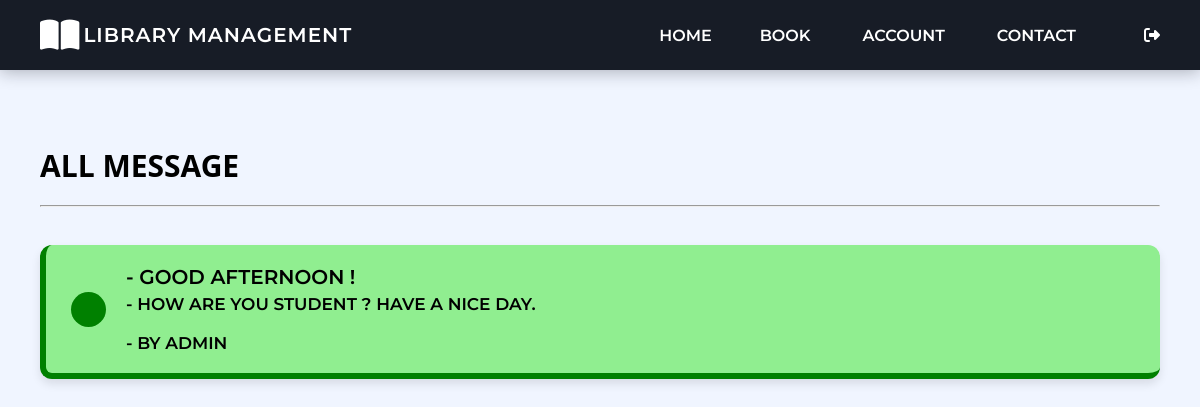
The page /messages.php (signed in) on the database its author committed.
### tables this page shows
CREATE TABLE `tblmessage` (
  `id` int(11) NOT NULL,
  `msubject` varchar(200) NOT NULL,
  `message` varchar(200) NOT NULL,
  `CreationDate` timestamp NULL DEFAULT current_timestamp()
);

### messages.php (the view, shortened to what this page needs)
<?php
include('includes/config.php');
if (strlen($_SESSION['login']) == 0) {
  header('location:index.php');
} else { ?>
<!DOCTYPE html>
<html xmlns="http://www.w3.org/1999/xhtml">
<?php include("includes/header.php"); ?>
<div class="content-wrapper">
    <div class="container">
        <div class="row pad-botm">
            <div class="col-md-12">
                <h4 class="header-line">all message</h4>
            </div>
        </div>
        <br>
        <hr><br><br>
        <?php $sql = "SELECT * from tblmessage";
            $query = $dbh -> prepare($sql);
            $query->execute();
            $results=$query->fetchAll(PDO::FETCH_OBJ);
            if($query->rowCount() > 0)
            {
            foreach($results as $result)
            {
        ?>
        <div class="toast">
            <div class="toast-content">
            <i class="ri-message-3-fill check"></i>
                <div class="message">
                    <span class="text text-1">- <?php echo htmlentities($result->msubject);?></span>
                    <span class="text text-2">- <?php echo htmlentities($result->message);?></span><br>
                    <span class="text text-2">- by admin</span>
                </div>
            </div>
        </div>
        <br>
        <?php }}?>
        <br>
    </div>
</div>
</body>
</html>
<?php } ?>

### assets/css/student_style.css (style rules this page uses)
:root { --header-height: 2.5rem; --black-color: hsl(220, 24%, 12%); --black-color-light: hsl(220, 24%, 15%); --black-color-lighten: hsl(220, 20%, 18%); --white-color: #fff; --body-color: hsl(220, 100%, 97%); --body-font: "Montserrat", sans-serif; --normal-font-size: .938rem; --font-regular: 400; --font-semi-bold: 600; --z-tooltip: 10; --z-fixed: 100; }
@media screen and (min-width: 1024px) { :root { --normal-font-size: 1rem; } }
* { box-sizing: border-box; padding: 0; margin: 0; text-decoration: none !important; }
body { font-family: var(--body-font); font-size: var(--normal-font-size); background-color: var(--body-color); text-transform: uppercase; text-decoration: none !important; }
.container { max-width: 1120px; margin-inline: 1.5rem; }
.row { display: grid; grid-template-columns: repeat(4fr, 580px); }
.row.pad-botm { margin-top: 50px; text-transform: uppercase; }
.header-line { font-size: 30px; font-weight: bolder; font-family: system-ui, -apple-system, BlinkMacSystemFont, 'Segoe UI', Roboto, Oxygen, Ubuntu, Cantarell, 'Open Sans', 'Helvetica Neue', sans-serif; }
@media screen and (min-width: 1118px) { .container { margin-inline: auto; } }
.toast { top: 25px; right: 30px; border-radius: 12px; background: #90EE90; padding: 20px 35px 20px 25px; box-shadow: 0 5px 10px rgba(0, 0, 0, 0.1); border-left: 6px solid green; border-bottom: 6px solid green; overflow: hidden; transition: all 0.5s cubic-bezier(0.68, -0.55, 0.265, 1.35); }
.toast .toast-content { display: flex; align-items: center; }
.toast-content .check { display: flex; align-items: center; justify-content: center; height: 35px; width: 35px; background-color: green; color: #fff; font-size: 20px; border-radius: 50%; }
.toast-content .message { display: flex; flex-direction: column; margin: 0 20px; }
.message .text { font-size: 20px; font-weight: 400; ; color: black; }
.message .text.text-1 { font-weight: 600; color: black; padding-bottom: 5px; }
.text-2 { font-size: 17px !important; font-weight: 550 !important; }

### rows shown on the page
tblmessage: msubject "GOOD AFTERNOON !", message "HOW ARE YOU STUDENT ? HAVE A NICE DAY."
